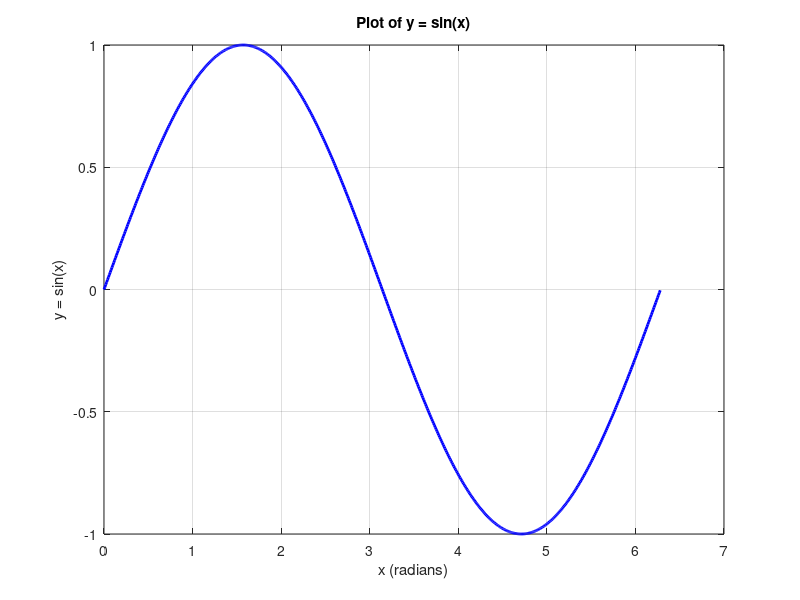

The MATLAB script that drew this image:
% Plotting a Function y = sin(x)

% Define x from 0 to 2*pi with small step for smooth curve
x = 0:0.01:2*pi;

% Calculate y values
y = sin(x);

% Plot the graph
plot(x, y, 'b', 'LineWidth', 2);

% Add labels and title
xlabel('x (radians)');
ylabel('y = sin(x)');
title('Plot of y = sin(x)');
grid on;  % Optional: shows grid on the graph
